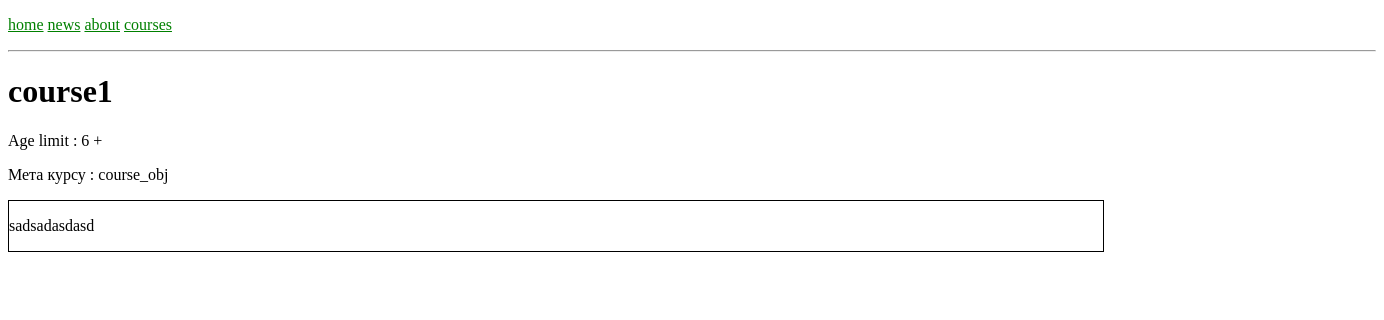
Page /courses/1 on the earlier database version.
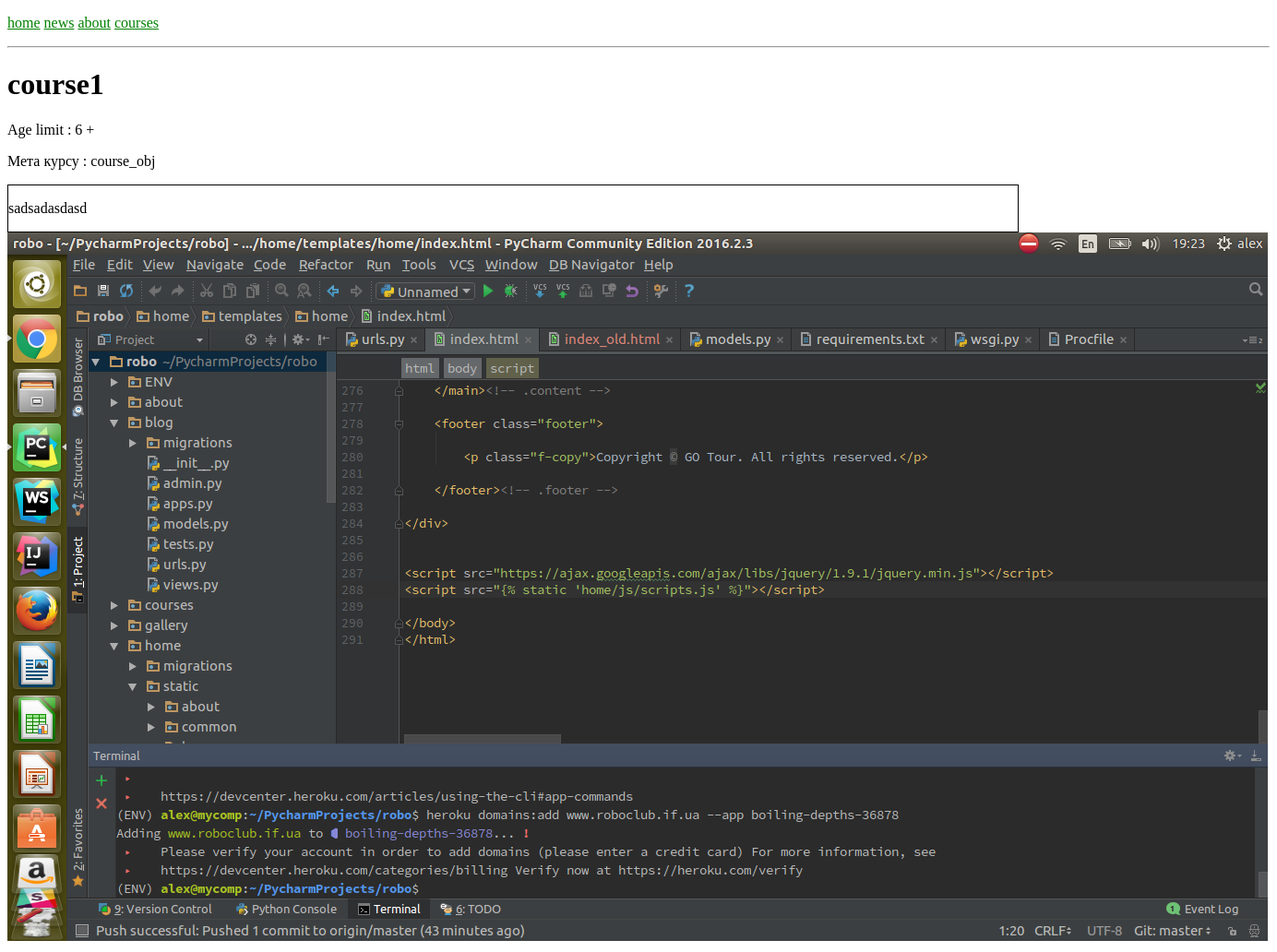
Same page on the later database version.
### courses/models.py (models this page shows, shortened)
class Course(models.Model):
    name = models.CharField(max_length=100,default=None)
    age_limit = models.FloatField(null=True, blank=True,)
    course_objective = models.TextField(null=True, blank=True, )
    body = models.TextField(null=True, blank=True, )
    image = models.ImageField(upload_to=upload_location, null=True, blank=True, )#FIXXXXX

### courses/views.py (the view)
# urls.py: url(r'^courses/(?P<id>\d+)$', CourseDetail.as_view(), name='courseDetail'),
class CourseDetail(TemplateView):
    template_name = "courses/course.html"
    def get_context_data(self, **kwargs):
        context = super(CourseDetail, self).get_context_data(**kwargs)
        context['course'] = Course.objects.get(id=kwargs['id'])
        return context

### home/templates/courses/course.html (shortened to what this page needs)
<!DOCTYPE html>
<html lang="en">
<head>
</head>
<body>
{% include "common/header.html" %}
<h1>{{course.name}}</h1>
<p>Age limit : {{course.age_limit|floatformat}} +</p>
<p>Мета курсу : {{course.course_objective}}</p>
<div style="width: 80%;border: solid 1px black; word-wrap:break-word;  ">
    <p>{% autoescape off %}{{ course.body }}{% endautoescape %}</p>
</div>
{% if course.image %}
<img  src='{{ course.image.url }}' class="img-rounded" height="30%" >
{% endif %}
</body>
</html>

### home/templates/common/header.html
{% load static %}
<link rel="stylesheet" type="text/css" href="{% static 'common/style.css' %}" />
<p><a href="/" class="header">home</a>   <a href="/news" class="header">news</a> <a href="/about" class="header">about</a> <a href="/courses" class="header">courses</a></p>
<hr>

### home/static/common/style.css (style rules this page uses)
a.header { color: green; }

Differences in the rows shown:
changed Course "course1": image: picture added
